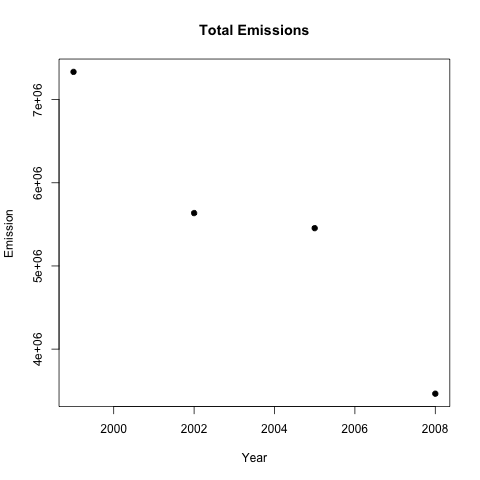

Source code (R):
source('./readData.R')

plot1 <- function() {
  d <- with(NEI, tapply(Emissions, year, function(x) sum(as.numeric(x))))
  plot(names(d), d, pch = 19, xlab='Year', ylab='Emission', main='Total Emissions')
  dev.copy(png, 'plot1.png')
  dev.off()
}

plot1()
